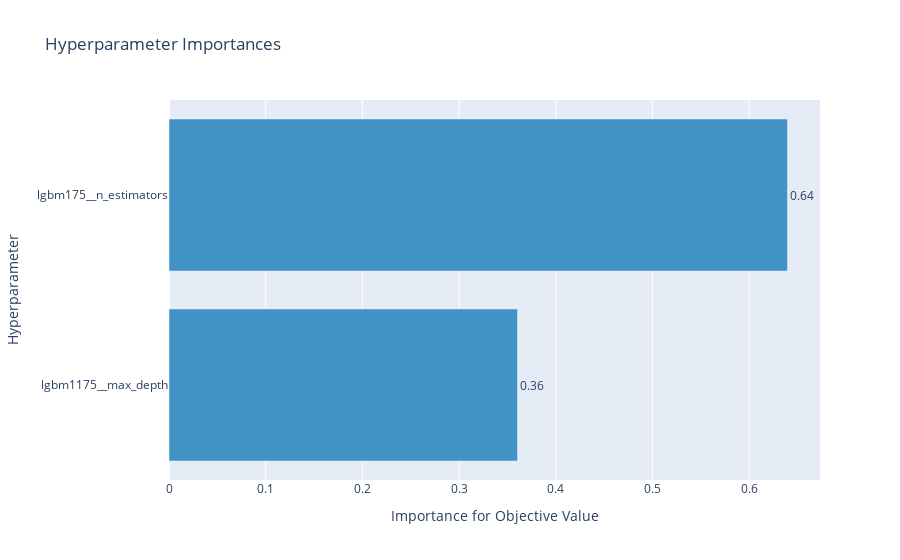

The notebook cell saved with this chart:
### Code cell
optuna.visualization.plot_param_importances(study_lgbm175)

### Figure 1 — Plotly figure (JSON) as saved in the notebook; plotly's stock layout.template omitted (floating-point values rounded to 4 significant figures)
{"data": [{"cliponaxis": false, "hovertemplate": ["lgbm1175__max_depth (IntDistribution): 0.36039391085406586<extra></extra>", "lgbm175__n_estimators (IntDistribution): 0.6396060891459342<extra></extra>"], "marker": {"color": "rgb(66,146,198)"}, "orientation": "h", "text": ["0.36", "0.64"], "textposition": "outside", "type": "bar", "x": [0.3604, 0.6396], "y": ["lgbm1175__max_depth", "lgbm175__n_estimators"]}], "layout": {"showlegend": false, "title": {"text": "Hyperparameter Importances"}, "xaxis": {"title": {"text": "Importance for Objective Value"}}, "yaxis": {"title": {"text": "Hyperparameter"}}}}
